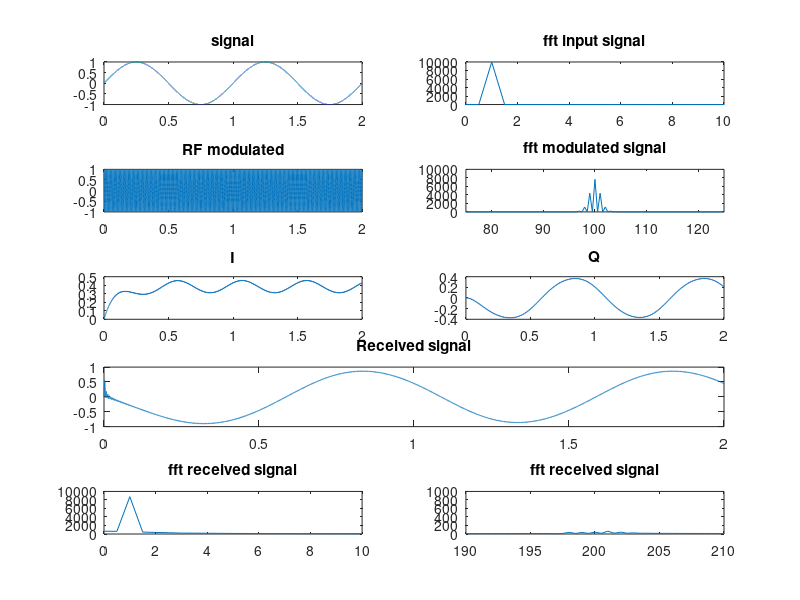

This figure's MATLAB source:
%% AM modulatie
clear;
clc;
Fs = 10000;                 % Sample frequency
t_length = 3;               % signal length in seconds
t = 0:1/Fs:t_length-1/Fs;   % time steps
N = length(t);              % total number of datapoints
signal = sin(2*pi*t);       % Input signal
f_carrier = 100;            % carrier frequency
subplot(5,2,1)
plot(t,signal)
title("Signal")

% fourrier tranform of the input singnal
y = fft(signal);            % fft
fshift = (-N/2:N/2-1)*Fs/N; % frequency axis centered around 0
yshift = fftshift(y);       % fft centered around 0
subplot(5,2,2)
plot(fshift, abs(yshift))
axis([0 10 0 t_length*Fs/2])
title("fft input signal")

% DSB modulatie
modulated_signal = (1+signal) .* sin(2*pi*f_carrier*t);
subplot(5,2,3)
plot(t, modulated_signal)
title("Modulated signal")

% fourrier tranform of the modulated singnal
y = fft(modulated_signal);  % fft
fshift = (-N/2:N/2-1)*Fs/N; % frequency axis centered around 0
yshift = fftshift(y);       % fft centered around 0
subplot(5,2,4)
plot(fshift, abs(yshift))
axis([75 125 0 t_length*Fs/2])
title("fft modulated signal")

% Am demodulation
phi = 0;  % phase shift
IO_0 = cos(2*pi*f_carrier*t + phi);     % internal oscillator
IO_90 = sin(2*pi*f_carrier*t + phi);
I = IO_0 .* modulated_signal;
Q = IO_90 .* modulated_signal;

% filter signal
% https://stackoverflow.com/questions/1783633/matlab-apply-a-low-pass-or-high-pass-filter-to-an-array
tau = 0.1;  % low pass filter time constant
a = (1/Fs)/tau;
I_filtered = filter(a, [1 a-1], I);
Q_filtered = filter(a, [1 a-1], Q);
received_signal = sqrt(I_filtered.^2 + Q_filtered.^2);
subplot(5,2,5)
plot(t, I_filtered)
title("I")
subplot(5,2,6)
plot(t, Q_filtered)
title("Q")
subplot(5,2,7:8)
plot(t, received_signal)
title("Received signal")

% fourrier tranform of the demodulated singnal
y = fft(received_signal);   % fft
fshift = (-N/2:N/2-1)*Fs/N; % frequency axis centered around 0
yshift = fftshift(y);       % fft centered around 0
subplot(5,2,9)
plot(fshift, abs(yshift))
axis([0 10 0 t_length*Fs/2])
title("fft received signal")
subplot(5,2,10)
plot(fshift, abs(yshift))
axis([190 210 0 t_length*Fs/20])
title("fft received signal")


%% FM modulatie
clear;
clc;
Fs = 10000;                 % Sample frequency
t_length = 2;               % signal length in seconds
t = 0:1/Fs:t_length-1/Fs;   % time steps
N = length(t);              % total number of datapoints
signal = sin(2*pi*t);       % Input signal
f_carrier = 100;            % carrier frequency
subplot(5,2,1)
plot(t,signal)
title('signal')

% fourrier tranform of the input singnal
y = fft(signal);            % fft
fshift = (-N/2:N/2-1)*Fs/N; % frequency axis centered around 0
yshift = fftshift(y);       % fft centered around 0
subplot(5,2,2)
plot(fshift, abs(yshift))
axis([0 10 0 t_length*Fs/2])
title("fft input signal")

% FM modulation
RF_signal = cos(2*pi*f_carrier*t + signal);
subplot(5,2,3)
plot(t, RF_signal)
title('RF modulated')

% fourrier tranform of the modulated singnal
y = fft(RF_signal);         % fft
fshift = (-N/2:N/2-1)*Fs/N; % frequency axis centered around 0
yshift = fftshift(y);       % fft centered around 0
subplot(5,2,4)
plot(fshift, abs(yshift))
axis([75 125 0 t_length*Fs/2])
title("fft modulated signal")

% IQ demodulation
phi = 0.0;  % phase shift
IO_0 = cos(2*pi*f_carrier*t + phi);     % internal oscillator
IO_90 = sin(2*pi*f_carrier*t + phi);
I = IO_0 .* RF_signal;
Q = IO_90 .* RF_signal;

% filter signal
a = (1/Fs)/0.1;
I_filtered = filter(a, [1 a-1], I);
Q_filtered = filter(a, [1 a-1], Q);
M = sqrt(I_filtered.^2 + Q_filtered.^2);
phi = atan(Q_filtered./I_filtered);
subplot(5,2,5)
plot(t, I_filtered)
title('I')
subplot(5,2,6)
plot(t, Q_filtered)
title('Q')
subplot(5,2,7:8)
plot(t, phi)
title("Received signal")

% fourrier tranform of the demodulated singnal
y = fft(phi);               % fft
fshift = (-N/2:N/2-1)*Fs/N; % frequency axis centered around 0
yshift = fftshift(y);       % fft centered around 0
subplot(5,2,9)
plot(fshift, abs(yshift))
axis([0 10 0 t_length*Fs/2])
title("fft received signal")
subplot(5,2,10)
plot(fshift, abs(yshift))
axis([190 210 0 t_length*Fs/20])
title("fft received signal")






















